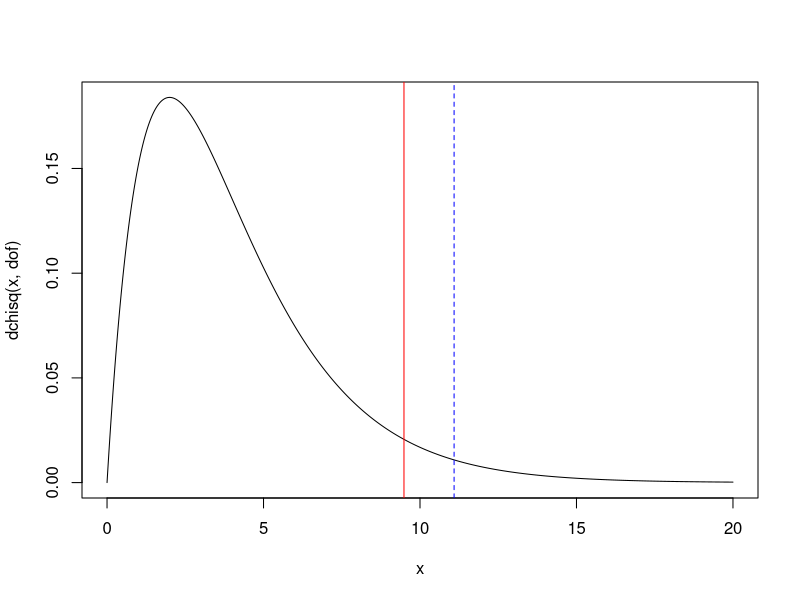
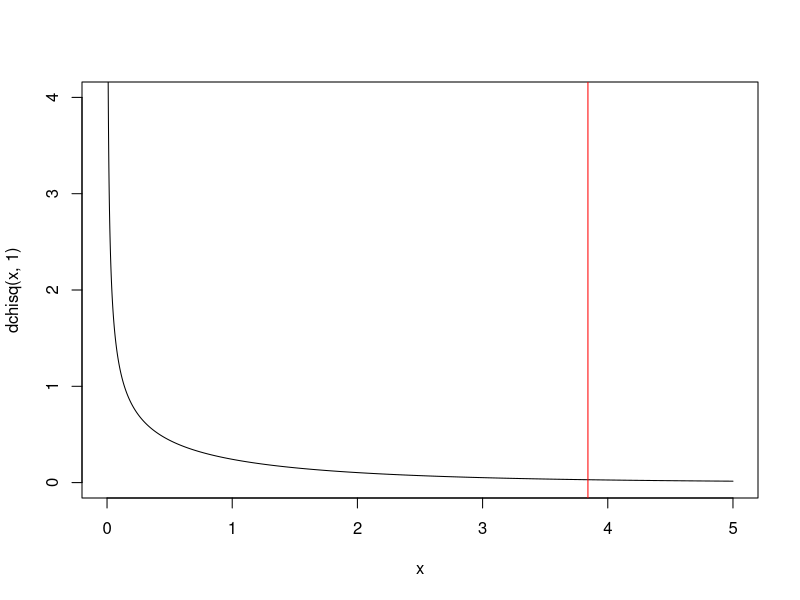

R code for these plots, in order:


# bags of candy
obs = c(100,47,62,53,38)
expected = 300*c(0.26,0.14, 0.24, 0.20, 0.16)
d_obs = sum( (obs-expected)^2/expected )

dof = 5-1
d_obs

x = seq(0,20,0.0001)
plot(x = x , y = dchisq(x,dof), type = "l")
abline(v = qchisq(0.05, dof, lower.tail = FALSE), col = "red")
abline(v = d_obs, col = "blue", lty = 2)
















# kontigenstabell

n = 350000
n_nord = 100000
n_sør = 250000
n_borg = 128300
n_ikkeborg = 221700

# forventede tall ved uavhengighet
nord_e = c( n_nord*n_borg/n,  n_nord*n_ikkeborg/n )
sør_e = c( n_sør*n_borg/n,  n_sør*n_ikkeborg/n )
tab_e = rbind(nord_e, sør_e)
tab_e





# observerte stemmetall nord- og sør-trøndelag (sånn omtrent)
nord = c(32800, 67200) # borgerlig, ikke-borg
sør = c(95500, 154500)
tab_obs = rbind(nord,sør)
tab_obs



# d_obs
alle_obs = c(nord, sør)
alle_e = c(nord_e, sør_e)
d_obs = sum(  (alle_obs-alle_e)^2/alle_e )
d_obs

chisq.test(tab_obs)


x = seq(0,5,0.0001)
plot(x = x , y = dchisq(x,1), type = "l", ylim = c(0,4))
abline(v = qchisq(0.05, 1, lower.tail = FALSE), col = "red")
abline(v = d_obs, col = "blue", lty = 2)


